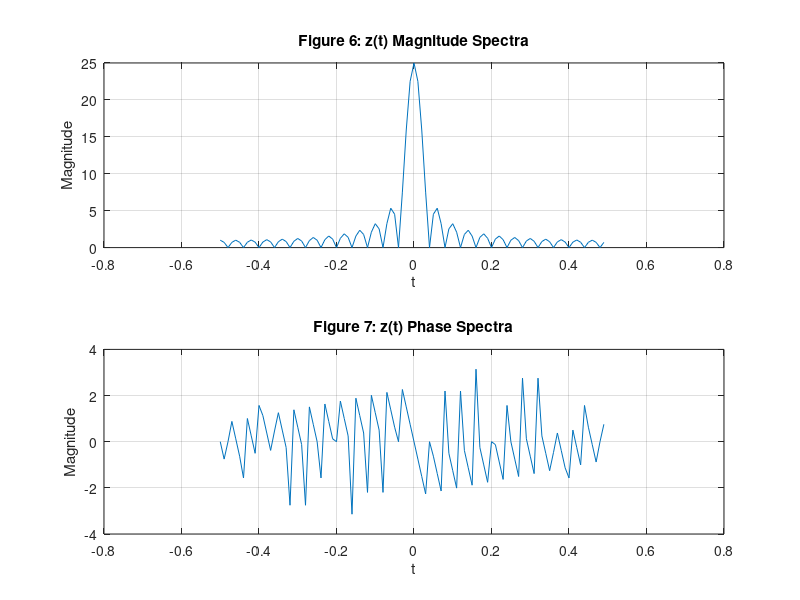

MATLAB code to generate this figure:
N = 100; PulseWidth = 25; %change between 5, 10, and 25 to check each FT
t = [0:1:(N-1)];
x = [ones(1,PulseWidth), zeros(1,N-PulseWidth)];
Xw = fft(x);
f = [-(N/2):1:(N/2)-1]*(1/N);
w = 2*pi*f;
figure(4);
subplot(2,1,1);
plot(f,fftshift(abs(Xw)));
grid on;
xlabel('t');
ylabel('Magnitude');
title('Figure 6: z(t) Magnitude Spectra');
subplot(2,1,2);
plot(f,fftshift(angle(Xw)));
grid on;
xlabel('t');
ylabel('Magnitude');
title('Figure 7: z(t) Phase Spectra');
